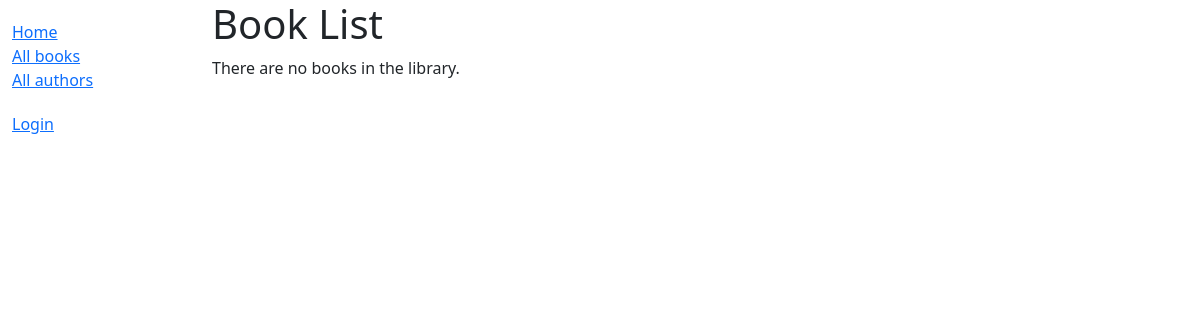
Before: /catalog/books/ with the older database file.
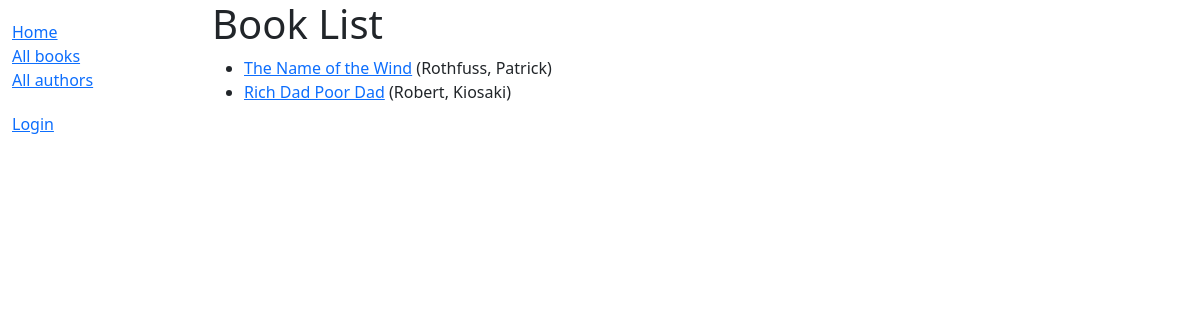
After: the same page with the newer database file.
### catalog/models.py (models this page shows, shortened)
class Book(models.Model):
    title = models.CharField(max_length=200)
    author = models.ForeignKey('Author', on_delete=models.SET_NULL, null=True)
    summary = models.TextField(max_length=1000, help_text='Enter a brief description of the book')
    isbn = models.CharField('ISBN', max_length=13, unique=True, help_text='13 Character <a href="https://www.isbn-international.org/content/what-isbn">ISBN number</a>')
    genre = models.ManyToManyField(Genre, help_text='Select a genre for this book')
    def get_absolute_url(self):
        return reverse('book-detail', args=[str(self.id)])
    def display_genre(self):
        """Create a string for the Genre. This is required to display genre in Admin."""
        return ', '.join(genre.name for genre in self.genre.all()[:3])
    display_genre.short_description = 'Genre'

class Author(models.Model):
    first_name = models.CharField(max_length=100)
    last_name = models.CharField(max_length=100)
    date_of_birth = models.DateField(null=True, blank=True)
    date_of_death = models.DateField('Died', null=True, blank=True)
    class Meta:
        ordering = ['last_name', 'first_name']
    def __str__(self):
        return f'{self.last_name}, {self.first_name}'

### catalog/views.py (the view)
# urls.py: path('books/', views.BookListView.as_view(), name='books'),
class BookListView(generic.ListView):
    model = Book

### catalog/templates/catalog/book_list.html
{% extends "base_generic.html" %}
{% block content %}
  <h1>Book List</h1>
  {% if book_list %}
    <ul>
      {% for book in book_list %}
      <li>
        <a href="{{ book.get_absolute_url }}">{{ book.title }}</a>
        ({{book.author}})
      </li>
      {% endfor %}
    </ul>
  {% else %}
    <p>There are no books in the library.</p>
  {% endif %}
{% endblock %}

### catalog/templates/base_generic.html (shortened to what this page needs)
<!DOCTYPE html>
<html lang="en">
  <head>
    <link
      href="https://cdn.jsdelivr.net/npm/bootstrap@5.1.3/dist/css/bootstrap.min.css"
      rel="stylesheet"
 />
    {% load static %}
    <link rel="stylesheet" href="{% static 'css/styles.css' %}" />
  </head>
  <body>
    <div class="container-fluid">
      <div class="row">
        <div class="col-sm-2">
          {% block sidebar %}
            <ul class="sidebar-nav">
              <li><a href="{% url 'index' %}">Home</a></li>
              <li><a href="{% url 'books' %}">All books</a></li>
              <li><a href="">All authors</a></li>
            </ul>
			<ul class="sidebar-nav">
		   {% if user.is_authenticated %}
			 <li>User: {{ user.get_username }}</li>
			 <li><a href="{% url 'my-borrowed' %}">My Borrowed</a></li>
			 <li><a href="{% url 'logout' %}?next={{ request.path }}">Logout</a></li>
		   {% else %}
			 <li><a href="{% url 'login' %}?next={{ request.path }}">Login</a></li>
		   {% endif %}
		  </ul>
          {% endblock %}
        </div>
        <div class="col-sm-10 ">
		{% block content %}{% endblock %}
		</div>
      </div>
    </div>
  </body>
</html>

### catalog/templates/styles.css (style rules this page uses)
.sidebar-nav { margin-top: 20px; padding: 0; list-style: none; }

Changed rows visible on the page:
added Book: title "The Name of the Wind", author "Rothfuss, Patrick"
added Book: title "Rich Dad Poor Dad", author "Robert, Kiosaki"
Other visible differences:
text no longer shown: "There are no books in the library."
